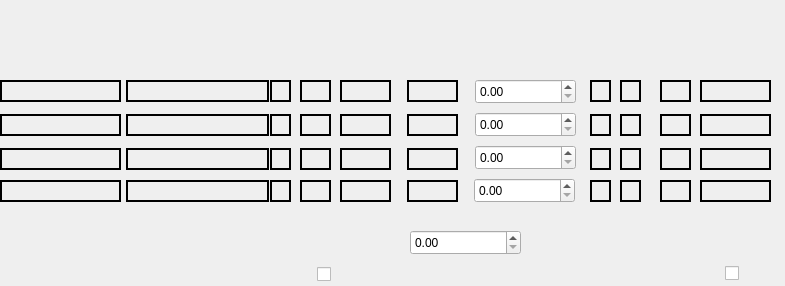
<?xml version="1.0" encoding="UTF-8"?>
<ui version="4.0">
 <class>Tools::FspPrinterDialogFees</class>
 <widget class="QWidget" name="Tools::FspPrinterDialogFees">
  <property name="geometry">
   <rect>
    <x>0</x>
    <y>0</y>
    <width>785</width>
    <height>286</height>
   </rect>
  </property>
  <property name="sizePolicy">
   <sizepolicy hsizetype="Fixed" vsizetype="Fixed">
    <horstretch>0</horstretch>
    <verstretch>0</verstretch>
   </sizepolicy>
  </property>
  <property name="minimumSize">
   <size>
    <width>785</width>
    <height>286</height>
   </size>
  </property>
  <property name="maximumSize">
   <size>
    <width>785</width>
    <height>286</height>
   </size>
  </property>
  <property name="baseSize">
   <size>
    <width>785</width>
    <height>286</height>
   </size>
  </property>
  <property name="windowTitle">
   <string>Dialog</string>
  </property>
  <widget class="QLabel" name="conditionsLabel">
   <property name="geometry">
    <rect>
     <x>0</x>
     <y>0</y>
     <width>785</width>
     <height>286</height>
    </rect>
   </property>
   <property name="minimumSize">
    <size>
     <width>785</width>
     <height>261</height>
    </size>
   </property>
   <property name="pixmap">
    <pixmap>../../../global_resources/pixmap/others/S3110_honoraires.png</pixmap>
   </property>
  </widget>
  <widget class="Utils::ModernDateEditor" name="date_1">
   <property name="geometry">
    <rect>
     <x>0</x>
     <y>80</y>
     <width>121</width>
     <height>22</height>
    </rect>
   </property>
   <property name="styleSheet">
    <string notr="true">border: 2px solid black;
background-color: transparent</string>
   </property>
  </widget>
  <widget class="QLineEdit" name="code_1">
   <property name="geometry">
    <rect>
     <x>126</x>
     <y>80</y>
     <width>143</width>
     <height>22</height>
    </rect>
   </property>
   <property name="styleSheet">
    <string notr="true">border: 2px solid black;
background-color: transparent</string>
   </property>
   <property name="inputMask">
    <string notr="true">N N N N N N N; </string>
   </property>
  </widget>
  <widget class="QLineEdit" name="activite_1">
   <property name="geometry">
    <rect>
     <x>270</x>
     <y>80</y>
     <width>21</width>
     <height>22</height>
    </rect>
   </property>
   <property name="styleSheet">
    <string notr="true">border: 2px solid black;
background-color: transparent</string>
   </property>
  </widget>
  <widget class="QLineEdit" name="cv_1">
   <property name="geometry">
    <rect>
     <x>300</x>
     <y>80</y>
     <width>31</width>
     <height>22</height>
    </rect>
   </property>
   <property name="styleSheet">
    <string notr="true">border: 2px solid black;
background-color: transparent</string>
   </property>
  </widget>
  <widget class="QLineEdit" name="autres_11">
   <property name="geometry">
    <rect>
     <x>340</x>
     <y>80</y>
     <width>51</width>
     <height>22</height>
    </rect>
   </property>
   <property name="styleSheet">
    <string notr="true">border: 2px solid black;
background-color: transparent</string>
   </property>
  </widget>
  <widget class="QLineEdit" name="depassement_1">
   <property name="geometry">
    <rect>
     <x>590</x>
     <y>80</y>
     <width>21</width>
     <height>22</height>
    </rect>
   </property>
   <property name="styleSheet">
    <string notr="true">border: 2px solid black;
background-color: transparent</string>
   </property>
  </widget>
  <widget class="QLineEdit" name="idmd_1">
   <property name="geometry">
    <rect>
     <x>620</x>
     <y>80</y>
     <width>21</width>
     <height>22</height>
    </rect>
   </property>
   <property name="styleSheet">
    <string notr="true">border: 2px solid black;
background-color: transparent</string>
   </property>
  </widget>
  <widget class="QLineEdit" name="ikNb_1">
   <property name="geometry">
    <rect>
     <x>660</x>
     <y>80</y>
     <width>31</width>
     <height>22</height>
    </rect>
   </property>
   <property name="styleSheet">
    <string notr="true">border: 2px solid black;
background-color: transparent</string>
   </property>
  </widget>
  <widget class="QLineEdit" name="ikAmount_1">
   <property name="geometry">
    <rect>
     <x>700</x>
     <y>80</y>
     <width>71</width>
     <height>22</height>
    </rect>
   </property>
   <property name="styleSheet">
    <string notr="true">border: 2px solid black;
background-color: transparent</string>
   </property>
  </widget>
  <widget class="QLineEdit" name="autres_12">
   <property name="geometry">
    <rect>
     <x>407</x>
     <y>80</y>
     <width>51</width>
     <height>22</height>
    </rect>
   </property>
   <property name="styleSheet">
    <string notr="true">border: 2px solid black;
background-color: transparent</string>
   </property>
  </widget>
  <widget class="QLineEdit" name="ikNb_2">
   <property name="geometry">
    <rect>
     <x>660</x>
     <y>114</y>
     <width>31</width>
     <height>22</height>
    </rect>
   </property>
   <property name="styleSheet">
    <string notr="true">border: 2px solid black;
background-color: transparent</string>
   </property>
  </widget>
  <widget class="QLineEdit" name="autres_21">
   <property name="geometry">
    <rect>
     <x>340</x>
     <y>114</y>
     <width>51</width>
     <height>22</height>
    </rect>
   </property>
   <property name="styleSheet">
    <string notr="true">border: 2px solid black;
background-color: transparent</string>
   </property>
  </widget>
  <widget class="Utils::ModernDateEditor" name="date_2">
   <property name="geometry">
    <rect>
     <x>0</x>
     <y>114</y>
     <width>121</width>
     <height>22</height>
    </rect>
   </property>
   <property name="styleSheet">
    <string notr="true">border: 2px solid black;
background-color: transparent</string>
   </property>
  </widget>
  <widget class="QLineEdit" name="ikAmount_2">
   <property name="geometry">
    <rect>
     <x>700</x>
     <y>114</y>
     <width>71</width>
     <height>22</height>
    </rect>
   </property>
   <property name="styleSheet">
    <string notr="true">border: 2px solid black;
background-color: transparent</string>
   </property>
  </widget>
  <widget class="QLineEdit" name="cv_2">
   <property name="geometry">
    <rect>
     <x>300</x>
     <y>114</y>
     <width>31</width>
     <height>22</height>
    </rect>
   </property>
   <property name="styleSheet">
    <string notr="true">border: 2px solid black;
background-color: transparent</string>
   </property>
  </widget>
  <widget class="QLineEdit" name="activite_2">
   <property name="geometry">
    <rect>
     <x>270</x>
     <y>114</y>
     <width>21</width>
     <height>22</height>
    </rect>
   </property>
   <property name="styleSheet">
    <string notr="true">border: 2px solid black;
background-color: transparent</string>
   </property>
  </widget>
  <widget class="QLineEdit" name="code_2">
   <property name="geometry">
    <rect>
     <x>126</x>
     <y>114</y>
     <width>143</width>
     <height>22</height>
    </rect>
   </property>
   <property name="styleSheet">
    <string notr="true">border: 2px solid black;
background-color: transparent</string>
   </property>
   <property name="inputMask">
    <string notr="true">N N N N N N N; </string>
   </property>
  </widget>
  <widget class="QLineEdit" name="depassement_2">
   <property name="geometry">
    <rect>
     <x>590</x>
     <y>114</y>
     <width>21</width>
     <height>22</height>
    </rect>
   </property>
   <property name="styleSheet">
    <string notr="true">border: 2px solid black;
background-color: transparent</string>
   </property>
  </widget>
  <widget class="QLineEdit" name="autres_22">
   <property name="geometry">
    <rect>
     <x>407</x>
     <y>114</y>
     <width>51</width>
     <height>22</height>
    </rect>
   </property>
   <property name="styleSheet">
    <string notr="true">border: 2px solid black;
background-color: transparent</string>
   </property>
  </widget>
  <widget class="QLineEdit" name="idmd_2">
   <property name="geometry">
    <rect>
     <x>620</x>
     <y>114</y>
     <width>21</width>
     <height>22</height>
    </rect>
   </property>
   <property name="styleSheet">
    <string notr="true">border: 2px solid black;
background-color: transparent</string>
   </property>
  </widget>
  <widget class="QLineEdit" name="ikNb_3">
   <property name="geometry">
    <rect>
     <x>660</x>
     <y>148</y>
     <width>31</width>
     <height>22</height>
    </rect>
   </property>
   <property name="styleSheet">
    <string notr="true">border: 2px solid black;
background-color: transparent</string>
   </property>
  </widget>
  <widget class="QLineEdit" name="autres_31">
   <property name="geometry">
    <rect>
     <x>340</x>
     <y>148</y>
     <width>51</width>
     <height>22</height>
    </rect>
   </property>
   <property name="styleSheet">
    <string notr="true">border: 2px solid black;
background-color: transparent</string>
   </property>
  </widget>
  <widget class="Utils::ModernDateEditor" name="date_3">
   <property name="geometry">
    <rect>
     <x>0</x>
     <y>148</y>
     <width>121</width>
     <height>22</height>
    </rect>
   </property>
   <property name="styleSheet">
    <string notr="true">border: 2px solid black;
background-color: transparent</string>
   </property>
  </widget>
  <widget class="QLineEdit" name="ikAmount_3">
   <property name="geometry">
    <rect>
     <x>700</x>
     <y>148</y>
     <width>71</width>
     <height>22</height>
    </rect>
   </property>
   <property name="styleSheet">
    <string notr="true">border: 2px solid black;
background-color: transparent</string>
   </property>
  </widget>
  <widget class="QLineEdit" name="cv_3">
   <property name="geometry">
    <rect>
     <x>300</x>
     <y>148</y>
     <width>31</width>
     <height>22</height>
    </rect>
   </property>
   <property name="styleSheet">
    <string notr="true">border: 2px solid black;
background-color: transparent</string>
   </property>
  </widget>
  <widget class="QLineEdit" name="activite_3">
   <property name="geometry">
    <rect>
     <x>270</x>
     <y>148</y>
     <width>21</width>
     <height>22</height>
    </rect>
   </property>
   <property name="styleSheet">
    <string notr="true">border: 2px solid black;
background-color: transparent</string>
   </property>
  </widget>
  <widget class="QLineEdit" name="code_3">
   <property name="geometry">
    <rect>
     <x>126</x>
     <y>148</y>
     <width>143</width>
     <height>22</height>
    </rect>
   </property>
   <property name="styleSheet">
    <string notr="true">border: 2px solid black;
background-color: transparent</string>
   </property>
   <property name="inputMask">
    <string notr="true">N N N N N N N; </string>
   </property>
  </widget>
  <widget class="QLineEdit" name="depassement_3">
   <property name="geometry">
    <rect>
     <x>590</x>
     <y>148</y>
     <width>21</width>
     <height>22</height>
    </rect>
   </property>
   <property name="styleSheet">
    <string notr="true">border: 2px solid black;
background-color: transparent</string>
   </property>
  </widget>
  <widget class="QLineEdit" name="autres_32">
   <property name="geometry">
    <rect>
     <x>407</x>
     <y>148</y>
     <width>51</width>
     <height>22</height>
    </rect>
   </property>
   <property name="styleSheet">
    <string notr="true">border: 2px solid black;
background-color: transparent</string>
   </property>
  </widget>
  <widget class="QLineEdit" name="idmd_3">
   <property name="geometry">
    <rect>
     <x>620</x>
     <y>148</y>
     <width>21</width>
     <height>22</height>
    </rect>
   </property>
   <property name="styleSheet">
    <string notr="true">border: 2px solid black;
background-color: transparent</string>
   </property>
  </widget>
  <widget class="QLineEdit" name="ikNb_4">
   <property name="geometry">
    <rect>
     <x>660</x>
     <y>180</y>
     <width>31</width>
     <height>22</height>
    </rect>
   </property>
   <property name="styleSheet">
    <string notr="true">border: 2px solid black;
background-color: transparent</string>
   </property>
  </widget>
  <widget class="QLineEdit" name="autres_41">
   <property name="geometry">
    <rect>
     <x>340</x>
     <y>180</y>
     <width>51</width>
     <height>22</height>
    </rect>
   </property>
   <property name="styleSheet">
    <string notr="true">border: 2px solid black;
background-color: transparent</string>
   </property>
  </widget>
  <widget class="Utils::ModernDateEditor" name="date_4">
   <property name="geometry">
    <rect>
     <x>0</x>
     <y>180</y>
     <width>121</width>
     <height>22</height>
    </rect>
   </property>
   <property name="styleSheet">
    <string notr="true">border: 2px solid black;
background-color: transparent</string>
   </property>
  </widget>
  <widget class="QLineEdit" name="ikAmount_4">
   <property name="geometry">
    <rect>
     <x>700</x>
     <y>180</y>
     <width>71</width>
     <height>22</height>
    </rect>
   </property>
   <property name="styleSheet">
    <string notr="true">border: 2px solid black;
background-color: transparent</string>
   </property>
  </widget>
  <widget class="QLineEdit" name="cv_4">
   <property name="geometry">
    <rect>
     <x>300</x>
     <y>180</y>
     <width>31</width>
     <height>22</height>
    </rect>
   </property>
   <property name="styleSheet">
    <string notr="true">border: 2px solid black;
background-color: transparent</string>
   </property>
  </widget>
  <widget class="QLineEdit" name="activite_4">
   <property name="geometry">
    <rect>
     <x>270</x>
     <y>180</y>
     <width>21</width>
     <height>22</height>
    </rect>
   </property>
   <property name="styleSheet">
    <string notr="true">border: 2px solid black;
background-color: transparent</string>
   </property>
  </widget>
  <widget class="QLineEdit" name="code_4">
   <property name="geometry">
    <rect>
     <x>126</x>
     <y>180</y>
     <width>143</width>
     <height>22</height>
    </rect>
   </property>
   <property name="styleSheet">
    <string notr="true">border: 2px solid black;
background-color: transparent</string>
   </property>
   <property name="inputMask">
    <string notr="true">N N N N N N N; </string>
   </property>
  </widget>
  <widget class="QLineEdit" name="depassement_4">
   <property name="geometry">
    <rect>
     <x>590</x>
     <y>180</y>
     <width>21</width>
     <height>22</height>
    </rect>
   </property>
   <property name="styleSheet">
    <string notr="true">border: 2px solid black;
background-color: transparent</string>
   </property>
  </widget>
  <widget class="QLineEdit" name="autres_42">
   <property name="geometry">
    <rect>
     <x>407</x>
     <y>180</y>
     <width>51</width>
     <height>22</height>
    </rect>
   </property>
   <property name="styleSheet">
    <string notr="true">border: 2px solid black;
background-color: transparent</string>
   </property>
  </widget>
  <widget class="QLineEdit" name="idmd_4">
   <property name="geometry">
    <rect>
     <x>620</x>
     <y>180</y>
     <width>21</width>
     <height>22</height>
    </rect>
   </property>
   <property name="styleSheet">
    <string notr="true">border: 2px solid black;
background-color: transparent</string>
   </property>
  </widget>
  <widget class="QCheckBox" name="partOblig">
   <property name="geometry">
    <rect>
     <x>317</x>
     <y>264</y>
     <width>21</width>
     <height>20</height>
    </rect>
   </property>
   <property name="text">
    <string/>
   </property>
  </widget>
  <widget class="QCheckBox" name="partCompl">
   <property name="geometry">
    <rect>
     <x>725</x>
     <y>263</y>
     <width>16</width>
     <height>20</height>
    </rect>
   </property>
   <property name="text">
    <string/>
   </property>
  </widget>
  <widget class="QDoubleSpinBox" name="amount_4">
   <property name="geometry">
    <rect>
     <x>474</x>
     <y>178</y>
     <width>101</width>
     <height>25</height>
    </rect>
   </property>
   <property name="styleSheet">
    <string notr="true"/>
   </property>
  </widget>
  <widget class="QDoubleSpinBox" name="amount_3">
   <property name="geometry">
    <rect>
     <x>475</x>
     <y>145</y>
     <width>101</width>
     <height>25</height>
    </rect>
   </property>
   <property name="styleSheet">
    <string notr="true"/>
   </property>
  </widget>
  <widget class="QDoubleSpinBox" name="amount_2">
   <property name="geometry">
    <rect>
     <x>475</x>
     <y>112</y>
     <width>101</width>
     <height>25</height>
    </rect>
   </property>
   <property name="styleSheet">
    <string notr="true"/>
   </property>
  </widget>
  <widget class="QDoubleSpinBox" name="amount_1">
   <property name="geometry">
    <rect>
     <x>475</x>
     <y>79</y>
     <width>101</width>
     <height>25</height>
    </rect>
   </property>
   <property name="styleSheet">
    <string notr="true"/>
   </property>
  </widget>
  <widget class="QDoubleSpinBox" name="total">
   <property name="geometry">
    <rect>
     <x>410</x>
     <y>230</y>
     <width>111</width>
     <height>25</height>
    </rect>
   </property>
   <property name="styleSheet">
    <string notr="true"/>
   </property>
  </widget>
 </widget>
 <customwidgets>
  <customwidget>
   <class>Utils::ModernDateEditor</class>
   <extends>QLineEdit</extends>
   <header location="global">utils/widgets/moderndateeditor.h</header>
  </customwidget>
 </customwidgets>
 <tabstops>
  <tabstop>date_1</tabstop>
  <tabstop>code_1</tabstop>
  <tabstop>activite_1</tabstop>
  <tabstop>cv_1</tabstop>
  <tabstop>autres_11</tabstop>
  <tabstop>autres_12</tabstop>
  <tabstop>amount_1</tabstop>
  <tabstop>depassement_1</tabstop>
  <tabstop>idmd_1</tabstop>
  <tabstop>ikNb_1</tabstop>
  <tabstop>ikAmount_1</tabstop>
  <tabstop>date_2</tabstop>
  <tabstop>code_2</tabstop>
  <tabstop>activite_2</tabstop>
  <tabstop>cv_2</tabstop>
  <tabstop>autres_21</tabstop>
  <tabstop>autres_22</tabstop>
  <tabstop>amount_2</tabstop>
  <tabstop>depassement_2</tabstop>
  <tabstop>idmd_2</tabstop>
  <tabstop>ikNb_2</tabstop>
  <tabstop>ikAmount_2</tabstop>
  <tabstop>date_3</tabstop>
  <tabstop>code_3</tabstop>
  <tabstop>activite_3</tabstop>
  <tabstop>cv_3</tabstop>
  <tabstop>autres_31</tabstop>
  <tabstop>autres_32</tabstop>
  <tabstop>amount_3</tabstop>
  <tabstop>depassement_3</tabstop>
  <tabstop>idmd_3</tabstop>
  <tabstop>ikNb_3</tabstop>
  <tabstop>ikAmount_3</tabstop>
  <tabstop>date_4</tabstop>
  <tabstop>code_4</tabstop>
  <tabstop>activite_4</tabstop>
  <tabstop>cv_4</tabstop>
  <tabstop>autres_41</tabstop>
  <tabstop>autres_42</tabstop>
  <tabstop>amount_4</tabstop>
  <tabstop>depassement_4</tabstop>
  <tabstop>idmd_4</tabstop>
  <tabstop>ikNb_4</tabstop>
  <tabstop>ikAmount_4</tabstop>
  <tabstop>total</tabstop>
  <tabstop>partOblig</tabstop>
  <tabstop>partCompl</tabstop>
 </tabstops>
 <resources/>
 <connections/>
</ui>
